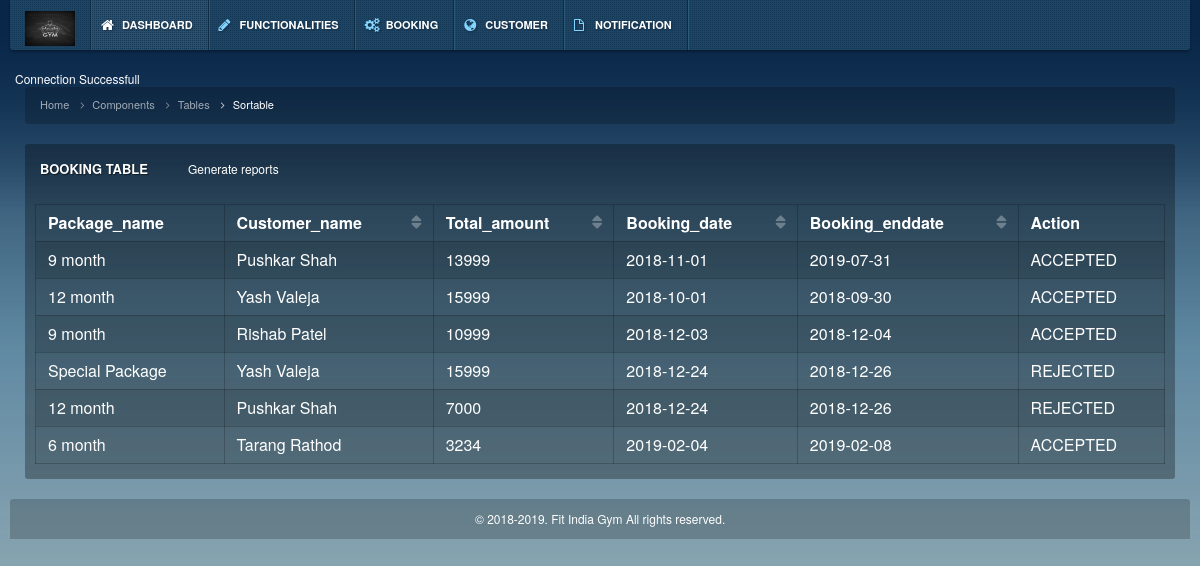
Screenshot of /admin/booking_tbl.php with the database file from the repository.
### tables this page shows
CREATE TABLE `booking` (
  `B_id` int(11) NOT NULL,
  `P_id` int(11) NOT NULL,
  `C_id` int(11) NOT NULL,
  `Total_amount` int(5) NOT NULL,
  `Booking_date` date NOT NULL,
  `Booking_enddate` date NOT NULL,
  `booking_status` int(1) NOT NULL
);

CREATE TABLE `package` (
  `P_id` int(11) NOT NULL,
  `P_name` varchar(15) NOT NULL,
  `P_description` varchar(350) NOT NULL,
  `Fac_id` int(11) NOT NULL,
  `P_price` int(5) NOT NULL
);

CREATE TABLE `customer` (
  `C_id` int(11) NOT NULL,
  `F_name` varchar(15) NOT NULL,
  `L_name` varchar(15) NOT NULL,
  `Address` varchar(120) NOT NULL,
  `Email` varchar(30) NOT NULL,
  `Contact_no` varchar(13) NOT NULL,
  `Gender` tinyint(1) NOT NULL,
  `User_name` varchar(20) NOT NULL,
  `Password` varchar(20) NOT NULL,
  `Area_id` int(11) NOT NULL,
  `Create_date` date NOT NULL,
  `is_Admin` int(11) NOT NULL,
  `otp` int(8) NOT NULL,
  `otpused` int(8) NOT NULL,
  `status` int(3) NOT NULL
);

### admin/booking_tbl.php (the view, shortened to what this page needs)
<?php
include("header.php");
?>
<?php
	require_once('../config/connection.php')?>
<!DOCTYPE html>
<html lang="en">
<head>
    <link href="css/stylesheets.css" rel="stylesheet" type="text/css">
</head>
<body class="bg-img-num1">
    <div class="container">
        <div class="row">
            <div class="col-md-12">
                <ol class="breadcrumb">
                    <li><a href="#">Home</a></li>
                    <li><a href="#">Components</a></li>
                    <li><a href="#">Tables</a></li>
                    <li class="active">Sortable</li>
                </ol>
            </div>
        </div>
        <div class="row">
            <div class="col-md-12">
                <div class="block">
                    <div class="header">
                        <h2>Booking Table</h2>
						<span> <a href="Reports/index(1).php"> Generate reports </a> </span>
                    </div>
                    <div class="content">
                        <table cellpadding="0" cellspacing="0" width="100%" class="table table-bordered table-striped sortable_default">
                            <thead>
	<th> 	Package_name	 </th>
	<th> 	Customer_name </th>
    <th> Total_amount </th>
	<th> Booking_date </th>
	<th> 	Booking_enddate </th>
	<th> Action	 </th>
                            </thead>
                            <tbody>
                                		<?php
												$sql="select * from booking b join package p join customer c where b.P_id=p.P_id and b.C_id=c.C_id";
												$result=mysqli_query($conn,$sql);
												while($row = mysqli_fetch_array($result))
												{
													echo "<tr>";
												echo "<td>" . $row['P_name'] . "</td>";
												echo "<td>" . $row['F_name'] ." ".$row['L_name']. "</td>";
												echo "<td>" . $row['Total_amount'] . "</td>";
												echo "<td>" . $row['Booking_date'] . "</td>";
												echo "<td>" . $row['Booking_enddate'] . "</td>";
												if($row['booking_status']==0)
												{
												echo "<td> <a href=\"accept.php?id=$row[B_id]\"><img
												src=\"img/right.png\"   height='25'/> </a> &nbsp; &nbsp;
												<a href=\"reject.php?id=$row[B_id]\"><img
												src=\"img/wrong.png\"   height='25'/> </a></td>";
												}
												else if($row['booking_status']==1)
												{
													echo "<td> ACCEPTED </td>" ;
												}
												else if($row['booking_status']==2)
												{
													echo "<td> REJECTED </td>";
												}
												echo "</tr>";
												}
												?>
                            </tbody>
                        </table>
                    </div>
                </div>
            </div>
        </div>
    </div>
</body>
</html>
<?php
include("footer.php");
?>

### admin/css/stylesheet.css (style rules this page uses)
html { height: 100%; min-height: 100%; }
body { background: url('../img/background/bg_num1.jpg') left top repeat-x #082648; font-family: 'Helvetica Neue', 'Helvetica', Arial, sans-serif; color: #FFF; height: 100%; min-height: 100%; font-size: 12px; }
a { color: #FFF; outline: 0 !important; }
.container { max-width: none !important; width: 100%; }
[class^='col-xs-'], [class^='col-sm-'], [class^='col-md-'], [class^='col-lg-'] { position: relative;min-height: 1px;padding-left: 10px;padding-right: 10px; }
.block .user .info .informer, .block .head h2, .block .header h2, .block .head-panel .hp-info { text-shadow: 1px 1px 1px rgba(0,0,0,0.5); }
.block > div:first-child { -moz-border-top-left-radius: 3px; -webkit-border-top-left-radius: 3px; border-top-left-radius: 3px; -moz-border-top-right-radius: 3px; -webkit-border-top-right-radius: 3px; border-top-right-radius: 3px; }
.block > div:last-child { -moz-border-bottom-left-radius: 3px; -webkit-border-bottom-left-radius: 3px; border-bottom-left-radius: 3px; -moz-border-bottom-right-radius: 3px; -webkit-border-bottom-right-radius: 3px; border-bottom-right-radius: 3px; }
.block { margin-bottom: 20px; float: left; width: 100%; position: relative; }
.block .header, .block .content, .block .footer, .block .toolbar, .block .header.header-default, .block .content.content-default, .block .toolbar.toolbar-default, .block .footer.footer-defaut { background: rgba(0,0,0,0.3); float: left; width: 100%; }
.block .header, .block .footer, .block .toolbar { padding: 10px; }
.block .header { padding: 10px 15px; }
.block .header h2, .block .head h2 { font-size: 13px; color: #FFF; padding: 0px; margin: 0px; display: block; float: left; text-transform: uppercase; font-weight: bold; }
.block .content { padding: 10px; }
.block .footer, .block .header, .block .toolbar, .block .head,.block .header h2, .block .head h2 { line-height: 30px; }
h2 { font-size: 23px; }
h1,h2,h3,h4,h5,h6 { margin-top: 0px; margin-bottom: 10px; }
.table { margin-bottom: 0px; }
.table thead>tr>th,.table thead>tr>th, .table tbody>tr>th, .table tfoot>tr>th, .table thead>tr>td, .table tbody>tr>td, .table tfoot>tr>td, .table-bordered, .table-bordered>thead>tr>th, .table-bordered>tbody>tr>th, .table-bordered>tfoot>tr>th, .table-bordered>thead>tr>td, .table-bordered>tbody>tr>td, .table-bordered>tfoot>tr>td { border-color: rgba(0,0,0,0.2); line-height: 20px; padding-left: 12px; padding-right: 12px; }
.table thead>tr>th { border-bottom: 0px; }
.table-striped>tbody>tr:nth-child(odd) { background: none; }
.table-striped>tbody>tr:nth-child(odd)>td, .table-striped>tbody>tr:nth-child(odd)>th { background: rgba(0,0,0,0.1); }
.breadcrumb { background: rgba(0,0,0,0.2); color: #FFF; padding: 10px 15px; font-size: 11px; }
.breadcrumb > li+li:before { content: "\f105"; font-family: 'FontAwesome'; padding: 0px 8px; }
.breadcrumb > li { color: #FFF; opacity: 0.6; filter: alpha(opacity=60); }
.breadcrumb > li.active { opacity: 1; filter: alpha(opacity=100); color: #FFF; }
.dataTable { float: left; border-bottom: 1px solid #DAE1E8; margin-bottom: 5px; }
.sorting_desc,.sorting_asc,.sorting { position: relative; cursor: pointer; }
.sorting:before,.sorting_desc:before,.sorting_asc:before { float: right; font-family: 'FontAwesome'; opacity: 0.9; filter: alpha(opacity=90); }
.sorting:before { content: "\f0dc"; opacity: 0.3; filter: alpha(opacity=30); }

### admin/css/backgrounds.css (style rules this page uses)
.bg-img-num1 { background: url('../img/background/bg_num1.jpg') left top repeat-x #082648; }

### rows the page displays
booking: P.P_name "9 month", C.F_name "Pushkar", C.L_name "Shah", Total_amount "13999", Booking_date "2018-11-01", Booking_enddate "2019-07-31", booking_status "ACCEPTED"
booking: P.P_name "12 month", C.F_name "Yash", C.L_name "Valeja", Total_amount "15999", Booking_date "2018-10-01", Booking_enddate "2018-09-30", booking_status "ACCEPTED"
booking: P.P_name "9 month", C.F_name "Rishab", C.L_name "Patel", Total_amount "10999", Booking_date "2018-12-03", Booking_enddate "2018-12-04", booking_status "ACCEPTED"
booking: P.P_name "Special Package", C.F_name "Yash", C.L_name "Valeja", Total_amount "15999", Booking_date "2018-12-24", Booking_enddate "2018-12-26", booking_status "REJECTED"
booking: P.P_name "12 month", C.F_name "Pushkar", C.L_name "Shah", Total_amount "7000", Booking_date "2018-12-24", Booking_enddate "2018-12-26", booking_status "REJECTED"
booking: P.P_name "6 month", C.F_name "Tarang", C.L_name "Rathod", Total_amount "3234", Booking_date "2019-02-04", Booking_enddate "2019-02-08", booking_status "ACCEPTED"
